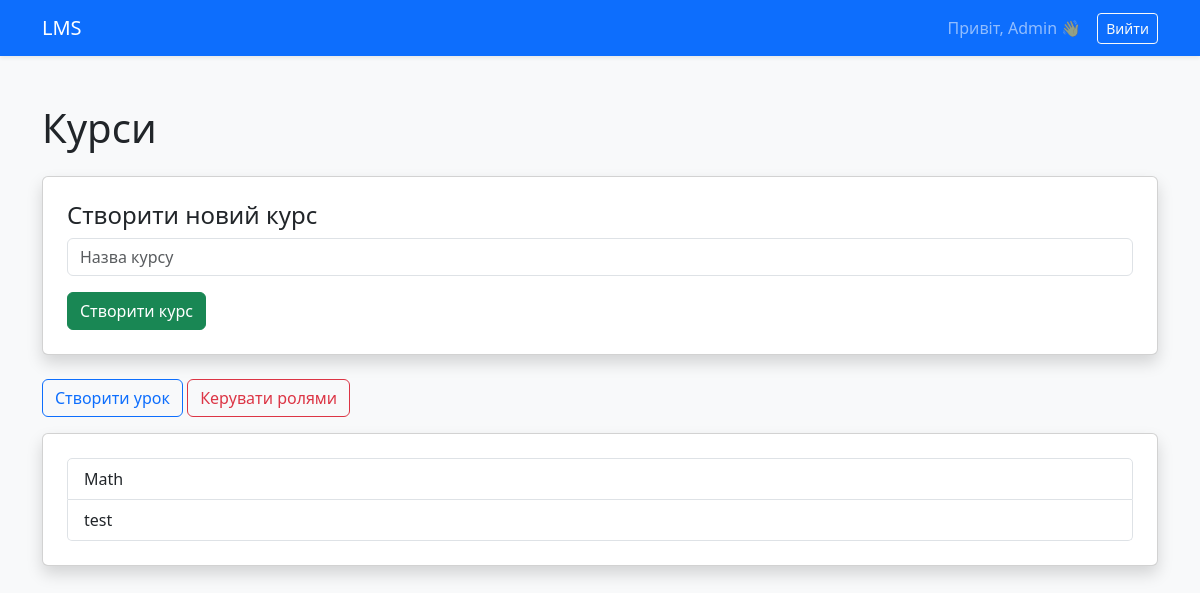
Before: / (signed in) with the older database file.
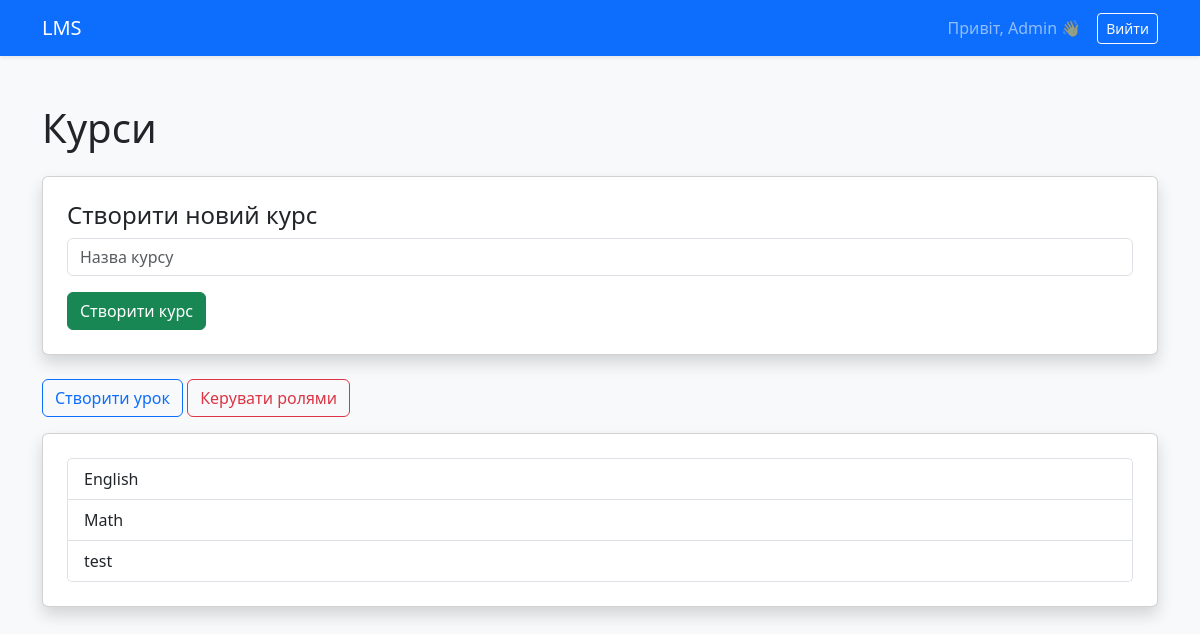
After: the same page with the newer database file.
### lms/models.py (models this page shows, shortened)
class Course(models.Model):
    title = models.CharField(max_length=200)
    description = models.TextField()
    created_at = models.DateTimeField(auto_now_add=True)
    students = models.ManyToManyField(User, related_name='enrolled_courses', blank=True)

### lms/views.py (the view)
# urls.py: path('', views.home, name='home'),
@login_required
def home(request):
    if request.method == "POST":
        if request.user.is_superuser or request.user.profile.role in ["admin"]:
            title = request.POST.get("title")
            if title:
                Course.objects.create(title=title)
                return redirect("home")
    courses_list = Course.objects.all().order_by("-id")
    paginator = Paginator(courses_list, 5)  # 🔥 5 курсів на сторінку
    page_number = request.GET.get("page")
    page_obj = paginator.get_page(page_number)
    return render(request, "lms/home.html", {
        "page_obj": page_obj
    })

### lms/templates/lms/home.html (shortened to what this page needs)
{% extends "base.html" %}
{% block content %}
<h1 class="mb-4">Курси</h1>
{% if user.is_authenticated %}
    {% if user.is_superuser or user.profile.role == "teacher" or user.profile.role == "admin" %}
        <div class="card shadow p-4 mb-4">
            <h4>Створити новий курс</h4>
            <form method="post">
                <div class="mb-3">
                    <input type="text"
                           name="title"
                           class="form-control"
                           placeholder="Назва курсу"
                           required>
                </div>
                <button type="submit" class="btn btn-success">
                    Створити курс
                </button>
            </form>
        </div>
        <a href="{% url 'select_module' %}" class="btn btn-outline-primary mb-3">
            Створити урок
        </a>
    {% endif %}
    {% if user.is_superuser or user.profile.role == "admin" %}
        <a href="{% url 'manage_roles' %}" class="btn btn-outline-danger mb-3">
            Керувати ролями
        </a>
    {% endif %}
{% endif %}
<div class="card shadow p-4">
    <div class="list-group">
        {% for course in page_obj %}
            <a href="{% url 'course_detail' course.id %}"
               class="list-group-item list-group-item-action">
                {{ course.title }}
            </a>
        {% empty %}
            <div class="alert alert-info">
                Курсів ще немає
            </div>
        {% endfor %}
    </div>
</div>
{% endblock %}

Changed rows visible on the page:
added Course: title "English"
